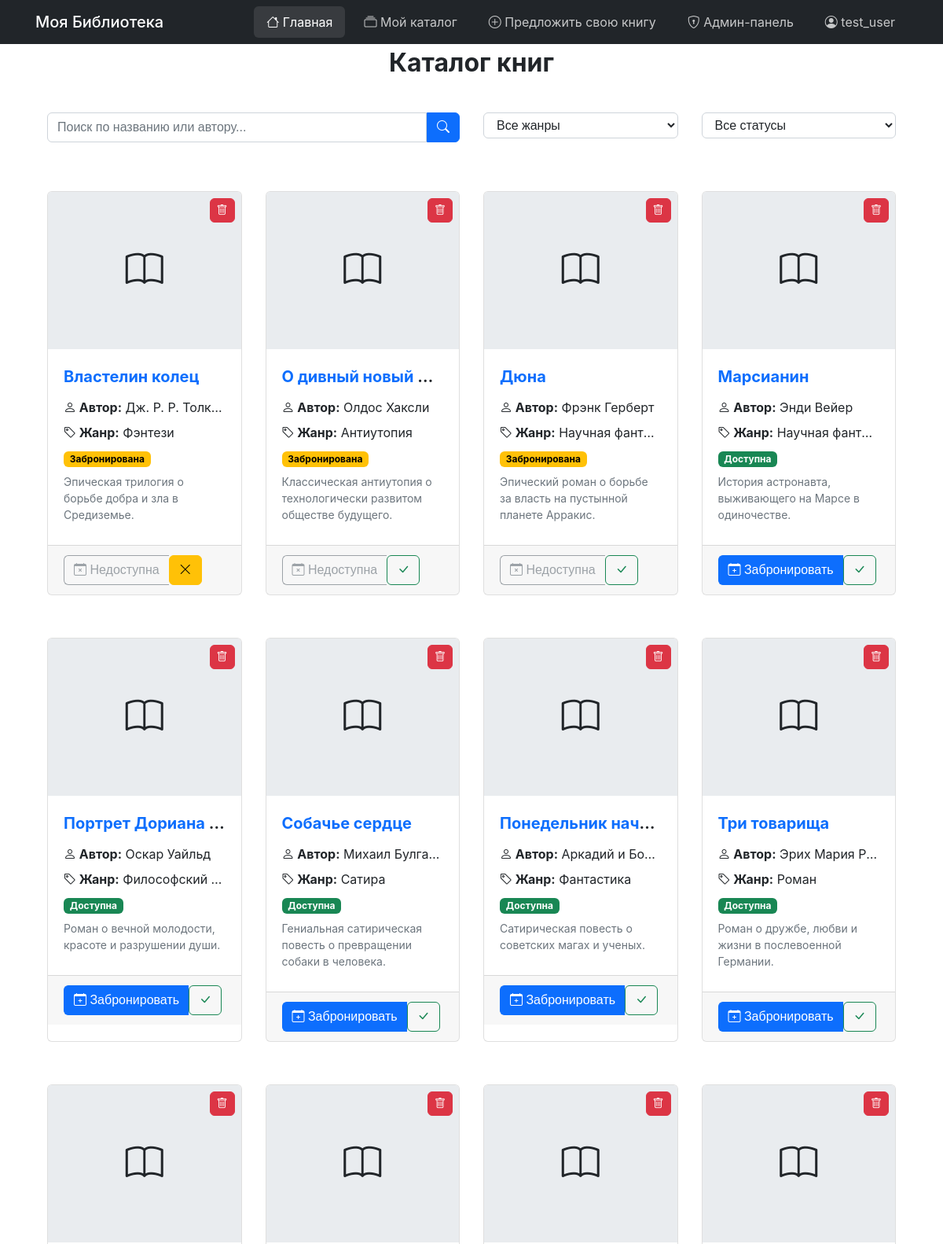
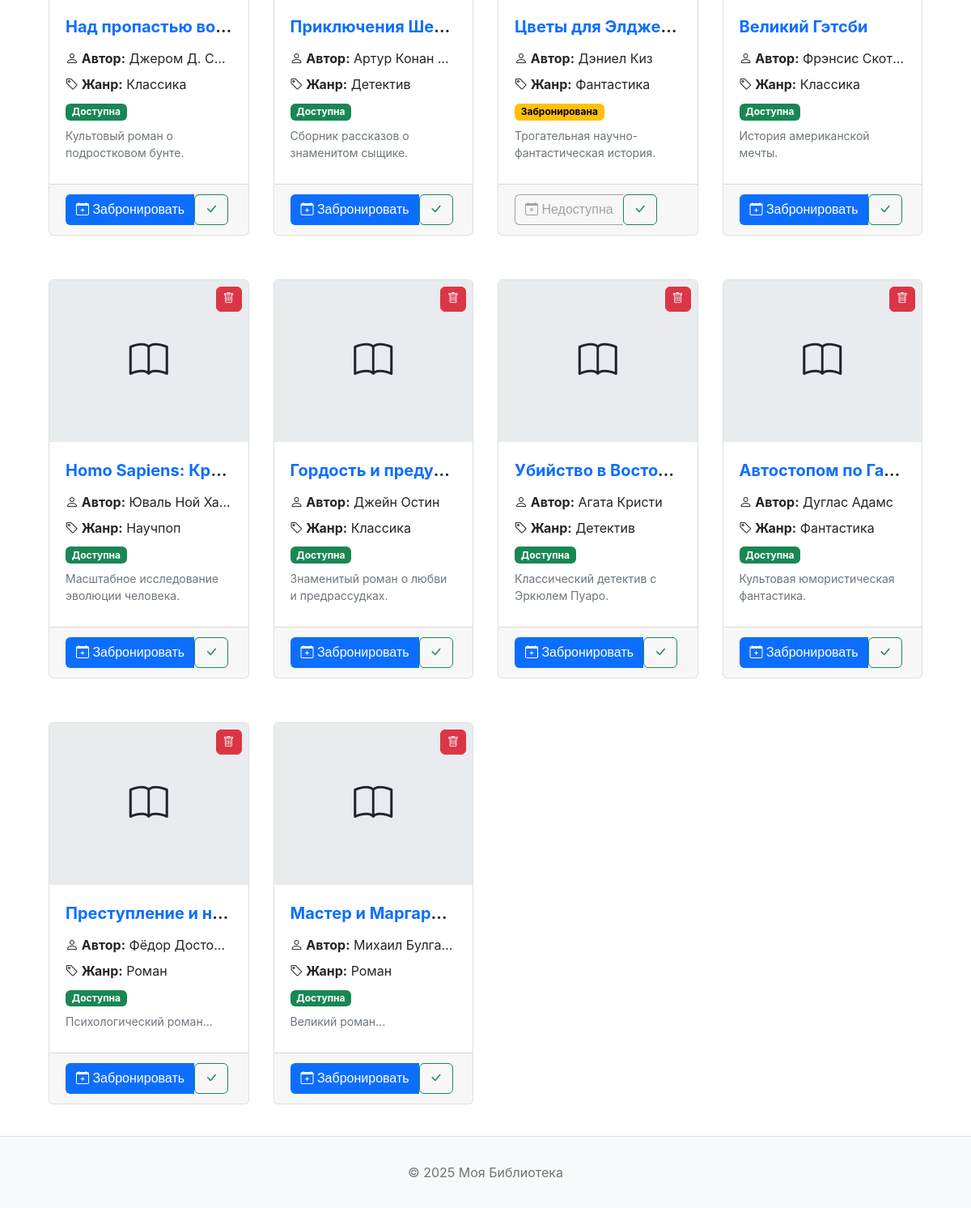
The page / (signed in) on the database its author committed (2 pictures, top to bottom).
### models.py (models this page shows, shortened)
class User(db.Model):
    __tablename__ = 'users'
    id = db.Column(db.Integer, primary_key=True, autoincrement=True, comment='Уникальный идентификатор пользователя')
    username = db.Column(db.String(80), unique=True, nullable=False, comment='Имя пользователя (логин)')
    email = db.Column(db.String(120), unique=True, nullable=False, comment='Электронная почта')
    password_hash = db.Column(db.String(256), nullable=False, comment='Хеш пароля')
    last_name = db.Column(db.String(120), comment='Фамилия')
    patronymic = db.Column(db.String(120), comment='Отчество')
    group_number = db.Column(db.String(50), comment='Номер учебной группы')
    role = db.Column(db.String(20), nullable=False, default='user', comment='Роль: user или admin')
    created_at = db.Column(db.DateTime, default=datetime.utcnow, comment='Дата регистрации')
    last_login = db.Column(db.DateTime, comment='Дата последнего входа')
    is_active = db.Column(db.Boolean, default=True, comment='Флаг активности аккаунта')
    reservations = db.relationship('Reservation', back_populates='user', lazy=True, cascade='all, delete-orphan')
    suggested_items = db.relationship('Item', back_populates='suggester', lazy=True)
    read_history = db.relationship('ReadHistory', back_populates='user', lazy=True, cascade='all, delete-orphan')
    @property
    def is_authenticated(self):
        return True

class Item(db.Model):
    __tablename__ = 'items'
    id = db.Column(db.Integer, primary_key=True, autoincrement=True, comment='Уникальный идентификатор элемента')
    title = db.Column(db.String(200), nullable=False, comment='Название')
    author = db.Column(db.String(200), comment='Автор')
    type = db.Column(db.String(50), comment='Тип: Книга, Фильм и т.д.')
    genre = db.Column(db.String(100), comment='Жанр')
    status = db.Column(db.String(50), default='Доступна', comment='Статус: Доступна, Забронирована, На рассмотрении')
    image_url = db.Column(db.String(500), comment='URL обложки')
    description = db.Column(db.Text, comment='Описание')
    created_at = db.Column(db.DateTime, default=datetime.utcnow, comment='Дата добавления')
    suggested_by_user_id = db.Column(db.Integer, db.ForeignKey('users.id'), comment='ID пользователя, предложившего элемент')
    suggester = db.relationship('User', back_populates='suggested_items')
    reservations = db.relationship('Reservation', back_populates='item', lazy=True, cascade='all, delete-orphan')
    read_history = db.relationship('ReadHistory', back_populates='item', lazy=True, cascade='all, delete-orphan')

### app.py (the view)
@app.route('/')
@login_required
def index():
    search_query = request.args.get('search', '')
    genre = request.args.get('genre', '')
    status_filter = request.args.get('status', '')
    lower_search_query = search_query.lower()
    base_query = Item.query
    if status_filter == 'Прочитано':
        query_items = ReadHistory.query.filter_by(user_id=current_user.id).join(Item)
        if genre:
            query_items = query_items.filter(Item.genre.ilike(f'%{genre}%'))
        read_history_entries = query_items.order_by(ReadHistory.read_at.desc()).all()
        initial_books = [entry.item for entry in read_history_entries]
    else:
        if genre:
            base_query = base_query.filter(Item.genre.ilike(f'%{genre}%'))
        if status_filter:
            base_query = base_query.filter(Item.status == status_filter)
        initial_books = base_query.order_by(Item.created_at.desc()).all()
    filtered_books = []
    if lower_search_query: # Фильтруем только при наличии поискового запроса
        for book in initial_books:
            if lower_search_query in book.title.lower() or lower_search_query in book.author.lower():
                filtered_books.append(book)
    else:
        filtered_books = initial_books # Если нет поискового запроса, все исходные книги действительны
    books = filtered_books # Используем отфильтрованный список Python
    read_history_entries = ReadHistory.query.filter_by(user_id=current_user.id).all()
    read_book_ids = {entry.item_id for entry in read_history_entries}
    books_list = []
    for book in books:
        books_list.append({
            'id': book.id,
            'title': book.title,
            'author': book.author,
            'type': book.type,
            'genre': book.genre,
            'status': book.status,
            'image_url': book.image_url,
            'description': book.description,
            'created_at': book.created_at,
            'suggested_by_user_id': book.suggested_by_user_id
        })
    genres = db.session.query(Item.genre).filter(Item.genre.isnot(None)).distinct().order_by(Item.genre).all()
    genres = [g[0] for g in genres]
    return render_template(
        'index.html',
        books=books_list,
        current_user=current_user,
        search_query=search_query,
        current_genre=genre,
        current_status=status_filter,
        read_book_ids=read_book_ids,
        genres=genres
    )

### auth.py (called while the page is built)
@login_manager.user_loader
def load_user(user_id):
    return User.query.get(int(user_id))

### templates/index.html (shortened to what this page needs)
{% extends "layout.html" %}
{% block content %}
<h1 class="text-center mb-4">Каталог книг</h1>
<div class="row mb-4">
    <div class="col-12 col-md-6 mb-2 mb-md-0">
        <div class="search-group">
            <input type="text" class="form-control" id="searchInput" placeholder="Поиск по названию или автору..." value="{{ search_query or '' }}">
            <button class="btn btn-primary search-btn" id="searchBtn" type="button">
                <i class="bi bi-search"></i>
            </button>
        </div>
    </div>
    <div class="col-6 col-md-3">
        <select class="form-select" id="genreFilter">
            <option value="" {% if not current_genre %}selected{% endif %}>Все жанры</option>
        </select>
    </div>
    <div class="col-6 col-md-3">
        <select class="form-select" id="statusFilter">
            <option value="" {% if not current_status %}selected{% endif %}>Все статусы</option>
        </select>
    </div>
</div>
<div class="row" id="booksContainer">
    {% for book in books %}
    <div class="col-xl-3 col-lg-4 col-md-6 col-sm-12 mb-4">
        <div class="card h-100">
            <div class="card-img-top-container">
                {% if book.image_url %}
                <img src="{{ book.image_url }}" class="card-img-top" alt="{{ book.title }}">
                {% else %}
                <div class="card-img-top bg-secondary text-white d-flex align-items-center justify-content-center">
                    <i class="bi bi-book" style="font-size: 3rem;"></i>
                </div>
                {% endif %}
            </div>
            <div class="card-body">
                {% if current_user.role == 'admin' %}
                <div class="position-absolute top-0 end-0 m-2">
                    <form method="POST" action="{{ url_for('delete_item', item_id=book.id) }}" onsubmit="return confirm('Вы уверены, что хотите удалить эту книгу из каталога?');">
                        <button type="submit" class="btn btn-sm btn-danger" title="Удалить книгу">
                            <i class="bi bi-trash"></i>
                        </button>
                    </form>
                </div>
                {% endif %}
                <h5 class="card-title text-truncate-one-line">
                    <a href="{{ url_for('book_details', item_id=book.id) }}" class="text-decoration-none">
                        {{ book.title }}
                    </a>
                </h5>
                <p class="card-text text-truncate-one-line">
                    <strong><i class="bi bi-person"></i> Автор:</strong> {{ book.author or 'Не указан' }}
                </p>
                <p class="card-text text-truncate-one-line">
                    <strong><i class="bi bi-tag"></i> Жанр:</strong> {{ book.genre or 'Не указан' }}
                </p>
                <div class="mb-2">
                    {% if book.status == 'Доступна' %}
                    <span class="badge badge-success">Доступна</span>
                    {% elif book.status == 'Забронирована' %}
                    <span class="badge badge-warning">Забронирована</span>
                    {% else %}
                    <span class="badge badge-secondary">{{ book.status }}</span>
                    {% endif %}
                </div>
                {% if book.description %}
                <p class="card-text small text-muted text-truncate-multi-line">{{ book.description }}</p>
                {% endif %}
            </div>
            <div class="card-footer">
                <div class="btn-group w-100" role="group">
                    {% if book.status == 'Доступна' %}
                    <button class="btn btn-primary reserve-btn" data-book-id="{{ book.id }}">
                        <i class="bi bi-calendar-plus"></i> Забронировать
                    </button>
                    {% else %}
                    <button class="btn btn-outline-secondary" disabled>
                        <i class="bi bi-calendar-x"></i> Недоступна
                    </button>
                    {% endif %}
                    {% if book.id in read_book_ids %}
                        <form method="POST" action="{{ url_for('unmark_as_read', item_id=book.id) }}" class="d-inline">
                            <button type="submit" class="btn btn-warning" title="Снять отметку о прочтении">
                                <i class="bi bi-x-lg"></i>
                            </button>
                        </form>
                    {% else %}
                        <form method="POST" action="{{ url_for('mark_as_read', item_id=book.id) }}" class="d-inline">
                            <button type="submit" class="btn btn-outline-success" title="Отметить как прочитанное">
                                <i class="bi bi-check-lg"></i>
                            </button>
                        </form>
                    {% endif %}
                </div>
            </div>
        </div>
    </div>
    {% endfor %}
</div>
{% endblock %}

### templates/layout.html (shortened to what this page needs)
<!DOCTYPE html>
<html lang="ru">
<head>
    <link rel="stylesheet" href="https://cdn.jsdelivr.net/npm/bootstrap-icons@1.11.3/font/bootstrap-icons.min.css">
    <link rel="stylesheet" href="{{ url_for('static', filename='css/style.css') }}">
</head>
<body>
    <nav class="navbar">
        <div class="container">
            <a class="navbar-brand" href="{{ url_for('index') }}">Моя Библиотека</a>
            <div class="navbar-collapse" id="navbarNav">
                <ul class="navbar-nav ms-auto">
                    <li class="nav-item">
                        <a class="nav-link {% if request.endpoint == 'index' %}active{% endif %}" href="{{ url_for('index') }}">
                            <i class="bi bi-house"></i> Главная
                        </a>
                    </li>
                    {% if current_user.is_authenticated %}
                    <li class="nav-item">
                        <a class="nav-link {% if request.endpoint == 'my_catalog' %}active{% endif %}" href="{{ url_for('my_catalog') }}">
                            <i class="bi bi-collection"></i> Мой каталог
                        </a>
                    </li>
                    <li class="nav-item">
                        <a class="nav-link {% if request.endpoint == 'add_book' %}active{% endif %}" href="{{ url_for('add_book') }}">
                            <i class="bi bi-plus-circle"></i> Предложить свою книгу
                        </a>
                    </li>
                    {% if current_user.role == 'admin' %}
                    <li class="nav-item">
                        <a class="nav-link {% if request.endpoint == 'admin_panel' %}active{% endif %}" href="{{ url_for('admin_panel') }}">
                            <i class="bi bi-shield-lock"></i> Админ-панель
                        </a>
                    </li>
                    {% endif %}
                    <li class="nav-item dropdown">
                        <a class="nav-link dropdown-toggle" href="#" id="userDropdown" role="button">
                            <i class="bi bi-person-circle"></i> {{ current_user.username }}
                        </a>
                    </li>
                    {% endif %}
                </ul>
            </div>
        </div>
    </nav>
    <main class="container">
        {% block content %}{% endblock %}
    </main>
    <footer>
        <p>&copy; 2025 Моя Библиотека</p>
    </footer>
</body>
</html>

### rows shown on the page
User: username "test_user"
Item: title "Властелин колец", author "Дж. Р. Р. Толкин", genre "Фэнтези", status "Забронирована", description "Эпическая трилогия о борьбе добра и зла в Средиземье."
Item: title "О дивный новый…", author "Олдос Хаксли", genre "Антиутопия", status "Забронирована", description "Классическая антиутопия о технологически развитом обществе будущего."
Item: title "Дюна", author "Фрэнк Герберт", genre "Научная фанта…", status "Забронирована", description "Эпический роман о борьбе за власть на пустынной планете Арракис."
Item: title "Марсианин", author "Энди Вейер", genre "Научная фанта…", status "Доступна", description "История астронавта, выживающего на Марсе в одиночестве."
Item: title "Портрет Дориана…", author "Оскар Уайльд", genre "Философский…", status "Доступна", description "Роман о вечной молодости, красоте и разрушении души."
Item: title "Собачье сердце", author "Михаил Булга…", genre "Сатира", status "Доступна", description "Гениальная сатирическая повесть о превращении собаки в человека."
Item: title "Понедельник нач…", author "Аркадий и Бо…", genre "Фантастика", status "Доступна", description "Сатирическая повесть о советских магах и ученых."
Item: title "Три товарища", author "Эрих Мария Р…", genre "Роман", status "Доступна", description "Роман о дружбе, любви и жизни в послевоенной Германии."
Item: title "Над пропастью во…", author "Джером Д. С…", genre "Классика", status "Доступна", description "Культовый роман о подростковом бунте."
Item: title "Приключения Ше…", author "Артур Конан…", genre "Детектив", status "Доступна", description "Сборник рассказов о знаменитом сыщике."
Item: title "Цветы для Элдже…", author "Дэниел Киз", genre "Фантастика", status "Забронирована", description "Трогательная научно-фантастическая история."
Item: title "Великий Гэтсби", author "Фрэнсис Скот…", genre "Классика", status "Доступна", description "История американской мечты."
Item: title "Homo Sapiens: Кр…", author "Юваль Ной Ха…", genre "Научпоп", status "Доступна", description "Масштабное исследование эволюции человека."
Item: title "Гордость и преду…", author "Джейн Остин", genre "Классика", status "Доступна", description "Знаменитый роман о любви и предрассудках."
Item: title "Убийство в Восто…", author "Агата Кристи", genre "Детектив", status "Доступна", description "Классический детектив с Эркюлем Пуаро."
Item: title "Автостопом по Га…", author "Дуглас Адамс", genre "Фантастика", status "Доступна", description "Культовая юмористическая фантастика."
Item: title "Преступление и н…", author "Фёдор Досто…", genre "Роман", status "Доступна", description "Психологический роман..."
Item: title "Мастер и Маргар…", author "Михаил Булга…", genre "Роман", status "Доступна", description "Великий роман..."
